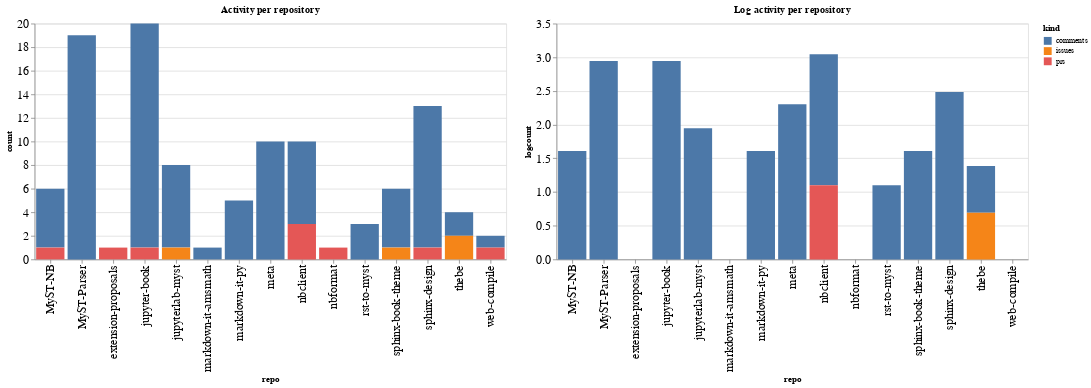

The notebook cell this image was saved under:
### Code cell
ch1 = alt.Chart(repo_summaries, width=600, title="Activity per repository").mark_bar().encode(
    x='repo',
    y='count',
    color='kind',
    tooltip="kind"
)

ch2 = alt.Chart(repo_summaries, width=600, title="Log activity per repository").mark_bar().encode(
    x='repo',
    y='logcount',
    color='kind',
    tooltip="kind"
)

ch1 | ch2

### Figure 1 — Vega-Lite specification as saved in the notebook (floating-point values rounded to 4 significant figures)
{"config": {"axisLeft": {"labelFontSize": 15}, "axisBottom": {"labelFontSize": 15}}, "hconcat": [{"mark": "bar", "encoding": {"color": {"type": "nominal", "field": "kind"}, "tooltip": {"type": "nominal", "field": "kind"}, "x": {"type": "nominal", "field": "repo"}, "y": {"type": "quantitative", "field": "count"}}, "title": "Activity per repository", "width": 600}, {"mark": "bar", "encoding": {"color": {"type": "nominal", "field": "kind"}, "tooltip": {"type": "nominal", "field": "kind"}, "x": {"type": "nominal", "field": "repo"}, "y": {"type": "quantitative", "field": "logcount"}}, "title": "Log activity per repository", "width": 600}], "data": {"name": "data-7236691981866997cfaed52bdec7e020"}, "$schema": "https://vega.github.io/schema/vega-lite/v4.8.1.json", "datasets": {"data-7236691981866997cfaed52bdec7e020": [{"repo": "MyST-NB", "kind": "comments", "count": 5, "logcount": 1.609}, {"repo": "MyST-NB", "kind": "prs", "count": 1, "logcount": 0.0}, {"repo": "MyST-Parser", "kind": "comments", "count": 19, "logcount": 2.944}, {"repo": "extension-proposals", "kind": "prs", "count": 1, "logcount": 0.0}, {"repo": "jupyter-book", "kind": "comments", "count": 19, "logcount": 2.944}, {"repo": "jupyter-book", "kind": "prs", "count": 1, "logcount": 0.0}, {"repo": "jupyterlab-myst", "kind": "comments", "count": 7, "logcount": 1.946}, {"repo": "jupyterlab-myst", "kind": "issues", "count": 1, "logcount": 0.0}, {"repo": "markdown-it-amsmath", "kind": "comments", "count": 1, "logcount": 0.0}, {"repo": "markdown-it-py", "kind": "comments", "count": 5, "logcount": 1.609}, {"repo": "meta", "kind": "comments", "count": 10, "logcount": 2.303}, {"repo": "nbclient", "kind": "comments", "count": 7, "logcount": 1.946}, {"repo": "nbclient", "kind": "prs", "count": 3, "logcount": 1.099}, {"repo": "nbformat", "kind": "prs", "count": 1, "logcount": 0.0}, {"repo": "rst-to-myst", "kind": "comments", "count": 3, "logcount": 1.099}, {"repo": "sphinx-book-theme", "kind": "comments", "count": 5, "logcount": 1.609}, {"repo": "sphinx-book-theme", "kind": "issues", "count": 1, "logcount": 0.0}, {"repo": "sphinx-design", "kind": "comments", "count": 12, "logcount": 2.485}, {"repo": "sphinx-design", "kind": "prs", "count": 1, "logcount": 0.0}, {"repo": "thebe", "kind": "comments", "count": 2, "logcount": 0.6931}, {"repo": "thebe", "kind": "issues", "count": 2, "logcount": 0.6931}, {"repo": "web-compile", "kind": "comments", "count": 1, "logcount": 0.0}, {"repo": "web-compile", "kind": "prs", "count": 1, "logcount": 0.0}]}}
